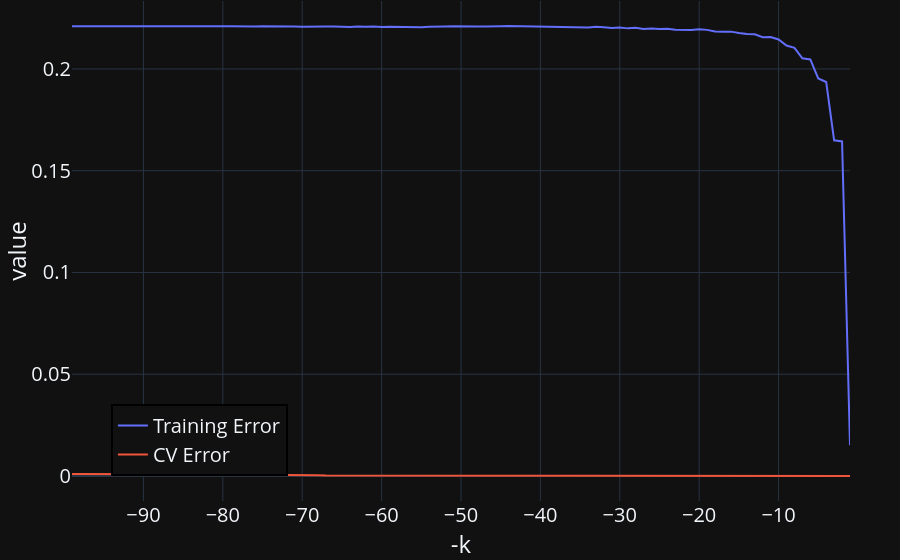

Write notebook code for a chart like this one.
### Code cell
fig = px.line(both_training_and_CV_errors, x = "-k", y = ["Training Error", "CV Error"])
standardize_figure(fig)
fig.update_layout(legend_title= "", legend=dict( x=0.05, y=0.05, bordercolor="Black", borderwidth=2))
fig.show()

### Figure 1 — Plotly figure (JSON) as saved in the notebook; plotly's stock layout.template omitted (floating-point values rounded to 4 significant figures)
{"data": [{"hovertemplate": "variable=Training Error<br>-k=%{x}<br>value=%{y}<extra></extra>", "legendgroup": "Training Error", "line": {"color": "#636efa", "dash": "solid"}, "marker": {"symbol": "circle"}, "mode": "lines", "name": "Training Error", "orientation": "v", "showlegend": true, "x": [-1, -2, -3, -4, -5, -6, -7, -8, -9, -10, -11, -12, -13, -14, -15, -16, -17, -18, -19, -20, -21, -22, -23, -24, -25, -26, -27, -28, -29, -30, -31, -32, -33, -34, -35, -36, -37, -38, -39, -40, -41, -42, -43, -44, -45, -46, -47, -48, -49, -50, -51, -52, -53, -54, -55, -56, -57, -58, -59, -60, -61, -62, -63, -64, -65, -66, -67, -68, -69, -70, -71, -72, -73, -74, -75, -76, -77, -78, -79, -80, -81, -82, -83, -84, -85, -86, -87, -88, -89, -90, -91, -92, -93, -94, -95, -96, -97, -98, -99], "xaxis": "x", "y": [0.0151, 0.1644, 0.1649, 0.1936, 0.1953, 0.2047, 0.2052, 0.2104, 0.2115, 0.2145, 0.2157, 0.2156, 0.2171, 0.2172, 0.2177, 0.2183, 0.2183, 0.2184, 0.2192, 0.2195, 0.2191, 0.2191, 0.2193, 0.2198, 0.2196, 0.2198, 0.2196, 0.2202, 0.2199, 0.2204, 0.2201, 0.2205, 0.2207, 0.2203, 0.2204, 0.2204, 0.2208, 0.2207, 0.2206, 0.221, 0.2211, 0.2211, 0.2209, 0.2211, 0.221, 0.2208, 0.2209, 0.2209, 0.221, 0.2209, 0.221, 0.2209, 0.2206, 0.2207, 0.2205, 0.2206, 0.2207, 0.2206, 0.2207, 0.2206, 0.2208, 0.2207, 0.2209, 0.2207, 0.2209, 0.2208, 0.2209, 0.2207, 0.2209, 0.2208, 0.2208, 0.2209, 0.221, 0.221, 0.221, 0.2209, 0.221, 0.221, 0.221, 0.221, 0.221, 0.221, 0.221, 0.221, 0.221, 0.221, 0.221, 0.221, 0.221, 0.221, 0.221, 0.221, 0.2209, 0.2209, 0.2209, 0.2209, 0.2209, 0.2209, 0.221], "yaxis": "y", "type": "scatter"}, {"hovertemplate": "variable=CV Error<br>-k=%{x}<br>value=%{y}<extra></extra>", "legendgroup": "CV Error", "line": {"color": "#EF553B", "dash": "solid"}, "marker": {"symbol": "circle"}, "mode": "lines", "name": "CV Error", "orientation": "v", "showlegend": true, "x": [-1, -2, -3, -4, -5, -6, -7, -8, -9, -10, -11, -12, -13, -14, -15, -16, -17, -18, -19, -20, -21, -22, -23, -24, -25, -26, -27, -28, -29, -30, -31, -32, -33, -34, -35, -36, -37, -38, -39, -40, -41, -42, -43, -44, -45, -46, -47, -48, -49, -50, -51, -52, -53, -54, -55, -56, -57, -58, -59, -60, -61, -62, -63, -64, -65, -66, -67, -68, -69, -70, -71, -72, -73, -74, -75, -76, -77, -78, -79, -80, -81, -82, -83, -84, -85, -86, -87, -88, -89, -90, -91, -92, -93, -94, -95, -96, -97, -98, -99], "xaxis": "x", "y": [0.0, 0.0, 0.0, 0.0, 0.0, 0.0, 0.0, 0.0, 0.0, 0.0, 0.0, 0.0, 0.0, 0.0, 0.0, 0.0, 0.0, 0.0, 0.0, 0.0, 0.0, 0.0, 0.0, 0.0, 0.0, 0.0, 0.0, 0.0, 0.0, 0.0, 0.0, 0.0, 0.0, 0.0, 0.0, 0.0, 0.0, 0.0, 0.0, 0.0, 0.0, 0.0, 0.0, 0.0, 0.0, 0.0, 0.0, 6.667e-05, 6.667e-05, 6.667e-05, 6.667e-05, 0.0001333, 6.667e-05, 0.0001333, 0.0, 0.0002, 0.0001333, 0.0002, 6.667e-05, 0.0001333, 0.0001333, 0.0002667, 0.0002667, 0.0002667, 0.0002667, 0.0003333, 0.0002667, 0.0004, 0.0003333, 0.0004667, 0.0004667, 0.0004667, 0.0004667, 0.0004667, 0.0004667, 0.0005333, 0.0005333, 0.0005333, 0.0005333, 0.0007333, 0.0007333, 0.0007333, 0.0006667, 0.0008667, 0.0008667, 0.0008667, 0.0008667, 0.0008667, 0.0008667, 0.0008667, 0.0008667, 0.0008667, 0.0008667, 0.0009333, 0.0009333, 0.0009333, 0.0009333, 0.0009333, 0.0009333], "yaxis": "y", "type": "scatter"}], "layout": {"xaxis": {"anchor": "y", "domain": [0.0, 1.0], "title": {"text": "-k"}}, "yaxis": {"anchor": "x", "domain": [0.0, 1.0], "title": {"text": "value"}}, "legend": {"title": {"text": ""}, "tracegroupgap": 0, "x": 0.05, "y": 0.05, "bordercolor": "Black", "borderwidth": 2}, "margin": {"t": 1, "l": 50, "r": 50, "b": 0}, "font": {"size": 20}}}
